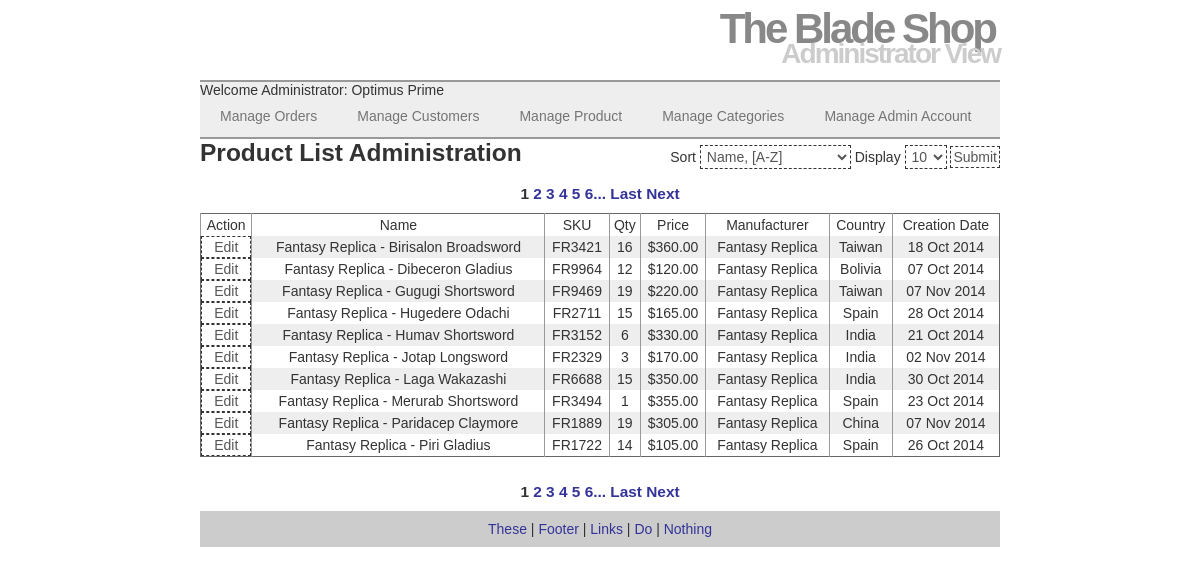
/Proj/V2/admin_view_product_list.php (signed in), run on the app's committed database.
### tables this page shows
CREATE TABLE `bw1780661_entity_products` (
  `product_id` int(10) unsigned NOT NULL AUTO_INCREMENT,
  `name` varchar(50) NOT NULL,
  `atribute_set_id` int(10) unsigned NOT NULL,
  `sku` varchar(45) NOT NULL,
  `short_description` tinytext NOT NULL,
  `long_description` text NOT NULL,
  `on_hand_qty` smallint(6) DEFAULT NULL,
  `taxable` tinyint(1) DEFAULT NULL,
  `price` decimal(10,2) DEFAULT NULL,
  `cost` decimal(10,2) DEFAULT NULL,
  `manufacturer_id` int(10) unsigned DEFAULT NULL,
  `upc` varchar(14) DEFAULT NULL,
  `shipping_weight` int(4) DEFAULT NULL,
  `country_id` int(10) unsigned DEFAULT NULL,
  `date_added` datetime DEFAULT NULL,
  `image_url` tinytext,
  `enabled` int(1) unsigned DEFAULT '1',
  PRIMARY KEY (`product_id`),
  UNIQUE KEY `product_id_UNIQUE` (`product_id`),
  KEY `fk_entity_products_enum_manufacturer1_idx` (`manufacturer_id`),
  KEY `fk_entity_products_enum_country1_idx` (`country_id`),
  KEY `fk_entity_products_entity_atribute_set1_idx` (`atribute_set_id`),
  CONSTRAINT `fk_entity_products_entity_atribute_set1` FOREIGN KEY (`atribute_set_id`) REFERENCES `bw1780661_entity_atribute_set` (`atribute_set_id`) ON DELETE NO ACTION ON UPDATE NO ACTION,
  CONSTRAINT `fk_entity_products_enum_country1` FOREIGN KEY (`country_id`) REFERENCES `bw1780661_enum_country` (`country_id`) ON DELETE NO ACTION ON UPDATE NO ACTION,
  CONSTRAINT `fk_entity_products_enum_manufacturer1` FOREIGN KEY (`manufacturer_id`) REFERENCES `bw1780661_enum_manufacturer` (`manufacturer_id`) ON DELETE NO ACTION ON UPDATE NO ACTION
);

CREATE TABLE `bw1780661_enum_manufacturer` (
  `manufacturer_id` int(10) unsigned NOT NULL AUTO_INCREMENT,
  `manufacturer_name` varchar(45) NOT NULL,
  PRIMARY KEY (`manufacturer_id`),
  UNIQUE KEY `manufacturer_id_UNIQUE` (`manufacturer_id`)
);

CREATE TABLE `bw1780661_enum_country` (
  `country_id` int(10) unsigned NOT NULL AUTO_INCREMENT,
  `country` varchar(45) NOT NULL,
  PRIMARY KEY (`country_id`),
  UNIQUE KEY `country_id_UNIQUE` (`country_id`)
);

### Proj/V2/admin_view_product_list.php (the view, shortened to what this page needs)
<?php
	if(isset($_GET['display'])&& is_numeric($_GET['display'])){
		$paginator["display"] = $display = $_GET['display'];
	}else if(!isset($paginator["display"])){
		$paginator["display"] = $display = 10;
	}
	 @require("project_DBconnect.php");
	$q = 'SELECT count(product_id) FROM bw1780661_entity_products;';
	$r = @mysqli_query ($dbc, $q);
	$row = @mysqli_fetch_array ($r, MYSQLI_NUM);
	$records = $row[0];
	if ($records > $display) {
		$pages = ceil ($records/$display);
	} else {
		$pages = 1;
	}
	$start = (isset($_GET['s']) && is_numeric($_GET['s']) && $_GET['s'] <= $records-1 && $_GET['s']>=0 ) ? $_GET['s'] : 0;
	if(isset($_GET['sort'])){
		$paginator["sort"] = $sort = $_GET['sort'];
	}else if(!isset($paginator["sort"])){
		$paginator["sort"] = $sort = 'namea';
	}
	switch ($sort) {
	case 'namea':
		$order_by = 'name ASC';
		break;
	}
	function page_selector(){
		global $pages, $sort, $display, $start;
		if ($pages > 1) {
	 	 echo '<br /><div class ="page_selector">';
			$current_page = ($start/$display) + 1;
			$top = $current_page +5;
			$bottom = $current_page -5;
			for ($i = 1; $i <= $pages; $i++) {
				if($pages<10){
					if ($i != $current_page) {
						echo '<a href="admin_view_product_list.php?s=' . (($display * ($i - 1))) .'&display='.$display.'&sort=' . $sort . '">' . $i . '</a> ';
					} else {
						echo $i . ' ';
					}
				}else{
					if ( $i != $current_page) {
						if($i > $bottom && $i < $top){
							echo '<a href="admin_view_product_list.php?s=' . (($display * ($i - 1))) .'&display='.$display.'&sort=' . $sort . '">' . $i . '</a> ';
						}elseif($i == 1 ){
							echo '<a href="admin_view_product_list.php?s=' . (($display * ($i - 1))) .'&display='.$display.'&sort=' . $sort . '">First</a> ';
						}elseif($i == $pages){
							echo '<a href="admin_view_product_list.php?s=' . (($display * ($i - 1))) . '&display='.$display.'&sort=' . $sort . '">Last</a> ';
						}elseif($i == $bottom){
							echo '<a href="admin_view_product_list.php?s=' . (($display * ($i - 1))) . '&display='.$display.'&sort=' . $sort . '">...' . $i . '</a> ';
						}elseif($i == $top){
							echo '<a href="admin_view_product_list.php?s=' . (($display * ($i - 1))) . '&display='.$display.'&sort=' . $sort . '">' . $i . '...</a> ';
						}
					} elseif ($i = $current_page) {
						echo $i . ' ';
					}
				}
			}
			if ($current_page != $pages) {
				echo '<a href="admin_view_product_list.php?s=' . ($start + $display) . '&display='.$display.'&sort=' . $sort . '">Next</a>';
			}
			echo '</div>';
		}
	}
	 echo '<form class="paginator" action="admin_view_product_list.php" method="get">
	 			<label>Sort</label>
	 			<select name="sort">
	 				<option value="namea" '.(($sort=="namea")?'selected="selected"':'').'>Name, [A-Z]</option>
	 				<option value="named" '.(($sort=="named")?'selected="selected"':'').'>Name, [Z-A]</option>
	 				<option value="pricea" '.(($sort=="pricea")?'selected="selected"':'').'>Price, Lowest First</option>
	 				<option value="priced" '.(($sort=="priced")?'selected="selected"':'').'>Price, Highest First</option>
	 				<option value="skua" '.(($sort=="skua")?'selected="selected"':'').'>SKU [A-Z]</option>
	 				<option value="skud" '.(($sort=="skud")?'selected="selected"':'').'>SKU [Z-A]</option>
	 				<option value="qtya" '.(($sort=="qtya")?'selected="selected"':'').'>Quantity, Least First</option>
	 				<option value="qtyd" '.(($sort=="qtyd")?'selected="selected"':'').'>Quantity, Most First</option>
				</select>
				<label>Display</label>
				<select name=display>
 					<option value="5" '.(($display==5)?'selected="selected"':'').'>5</option>
					<option value="10" '.(($display==10)?'selected="selected"':'').'>10</option>
					<option value="15" '.(($display==15)?'selected="selected"':'').'>15</option>
					<option value="20" '.(($display==20)?'selected="selected"':'').'>20</option>
					<option value="25" '.(($display==25)?'selected="selected"':'').'>25</option>
					<option value="30" '.(($display==30)?'selected="selected"':'').'>30</option>
					<option value="35" '.(($display==35)?'selected="selected"':'').'>35</option>
					<option value="40" '.(($display==40)?'selected="selected"':'').'>40</option>
					<option value="45" '.(($display==45)?'selected="selected"':'').'>45</option>
					<option value="50" '.(($display==50)?'selected="selected"':'').'>50</option>
 				</select>
 				<input type="submit" value="Submit">
 				<input name="s" type="hidden" value="'.$start.'">
			</form>';
	$q = 'SELECT `bw1780661_entity_products`.`product_id`, `bw1780661_entity_products`.`name`, `bw1780661_entity_products`.`sku`, `bw1780661_entity_products`.`on_hand_qty`, `bw1780661_entity_products`.`price`, `bw1780661_enum_manufacturer`.`manufacturer_name`, `bw1780661_entity_products`.`shipping_weight`, `bw1780661_enum_country`.`country`, DATE_FORMAT( `date_added`, "%d %b %Y" ) AS `date_added` FROM { OJ  `bw1780661_entity_products` LEFT OUTER JOIN  `bw1780661_enum_country` ON `bw1780661_entity_products`.`country_id` = `bw1780661_enum_country`.`country_id` LEFT OUTER JOIN `bw1780661_enum_manufacturer` ON `bw1780661_entity_products`.`manufacturer_id` = `bw1780661_enum_manufacturer`.`manufacturer_id` }, `bw1780661_entity_atribute_set` WHERE `bw1780661_entity_products`.`atribute_set_id` = `bw1780661_entity_atribute_set`.`atribute_set_id` ORDER BY '.$order_by.' LIMIT '.$start.', '.$display.';';
	 $r = mysqli_query($dbc, $q);
echo '<table class="admin_product_list">
	<thead>
	<tr>
		<th>Action</th>
		<th>Name</th>
		<th>SKU</th>
		<th>Qty</th>
		<th>Price</th>
		<th>Manufacturer</th>
		<th>Country</th>
		<th>Creation Date</th>
	</tr>
	</thead><tbody>
	';
	 if(mysqli_num_rows($r)>0){
	 	echo '<h1 class="admin_product_list_heading">Product List Administration</h1>';
	 	page_selector();
	 	 while ($row = mysqli_fetch_array($r, MYSQLI_ASSOC)){
	 		echo '
	 		<tr>
	 			<td class="action_column"><form action="admin_edit_item.php" method="post"><input type="hidden" name="product_id" value="'.$row['product_id'].'" ><input type="submit" value="Edit"></form></td>
	 			<td>'.$row['name'].'</td>
	 			<td>'.$row['sku'].'</td>
	 			<td>'.$row['on_hand_qty'].'</td>
	 			<td>$'.$row['price'].'</td>
	 			<td>'.$row['manufacturer_name'].'</td>
	 			<td>'.$row['country'].'</td>
	 			<td>'.$row['date_added'].'</td>
	 		</tr>
				';
 	 }
 	 echo '</tbody></table>';
	 	}
?>

### Proj/V2/includes/mo_styles.css (style rules this page uses)
html, body, div, span, h1, h2, h3, h4, h5, h6, p, blockquote, pre, a, em, img, small, strike, strong, sub, sup, b, dl, dt, dd, ol, ul, li, fieldset, form, label, table, caption, tbody, tfoot, thead, tr, th, td, article, aside, canvas, details, figure, figcaption, footer, header, hgroup, menu, nav, output, section { margin: 0; padding: 0; border: 0; font: inherit; vertical-align: baseline; }
table { border-collapse: collapse; }
h1, h2, h3, strong { font-weight: bold; }
h1 { font-size: 175% }
h2 { font-size: 150% }
a { color: #339; text-decoration: none; }
header { border-bottom : 2px solid #999; height: 80px; margin: 0 auto; width: 100%; max-width: 800px; }
header h1 { color: #888; font-size: 300%; letter-spacing: -3px; text-align: right; padding: 5px; margin-bottom: -20px; }
header h2 { color: #CCC; font-size: 200%; letter-spacing: -2px; text-align: right; }
.navbar { background-color: #eee; border-bottom: 2px solid #999; }
.navbar ul { padding: 0; list-style: none; position: relative; display: inline-table; }
.navbar ul:after { content: ""; clear: both; display: block; }
.navbar ul li { float: left; }
.navbar ul li a { display: block; padding: 10px 20px; height: 100%; color: #757575; text-decoration: none; vertical-align: middle; }
.paginator { float: right; padding:6px 0; }
.cat_heading, .users_heading, .admin_product_list_heading { float:left; }
.customer_list, .admin_product_list, .administrator_list { border-collapse: collapse; width: 100%; text-align: center; border: 1px solid #666; clear:both; }
.customer_list tbody tr:nth-child(odd), .admin_product_list tbody tr:nth-child(odd), .administrator_list tbody tr:nth-child(odd) { background-color: #eee; }
.customer_list tbody td input, .admin_product_list tbody td form input, .admin_product_list tbody td form, .administrator_list tbody td form { width: 100%; height: 100%; }
.admin_product_list td:not(.action_column), .admin_product_list th { padding:3px 2px; border-left:1px solid #999; }
.page_selector { text-align: center; padding: 10px 20px; font-size: 110%; font-weight: bold; clear:both; }
input, select, .input, textarea { padding: 2px; font-size: 1em; color: #555; background: #FFFFFF; border: 1px dashed #333; }
footer { text-align: center; vertical-align: middle; bottom: 0px; padding:10px 0; width: 800px; background-color: #ccc; clear:both; }

### data on the page
bw1780661_entity_products: name "Fantasy Replica - Birisalon Broadsword", sku "FR3421", on_hand_qty "16", price "360.00", manufacturer.manufacturer_name "Fantasy Replica", country.country "Taiwan", date_added "18 Oct 2014"
bw1780661_entity_products: name "Fantasy Replica - Dibeceron Gladius", sku "FR9964", on_hand_qty "12", price "120.00", manufacturer.manufacturer_name "Fantasy Replica", country.country "Bolivia", date_added "07 Oct 2014"
bw1780661_entity_products: name "Fantasy Replica - Gugugi Shortsword", sku "FR9469", on_hand_qty "19", price "220.00", manufacturer.manufacturer_name "Fantasy Replica", country.country "Taiwan", date_added "07 Nov 2014"
bw1780661_entity_products: name "Fantasy Replica - Hugedere Odachi", sku "FR2711", on_hand_qty "15", price "165.00", manufacturer.manufacturer_name "Fantasy Replica", country.country "Spain", date_added "28 Oct 2014"
bw1780661_entity_products: name "Fantasy Replica - Humav Shortsword", sku "FR3152", on_hand_qty "6", price "330.00", manufacturer.manufacturer_name "Fantasy Replica", country.country "India", date_added "21 Oct 2014"
bw1780661_entity_products: name "Fantasy Replica - Jotap Longsword", sku "FR2329", on_hand_qty "3", price "170.00", manufacturer.manufacturer_name "Fantasy Replica", country.country "India", date_added "02 Nov 2014"
bw1780661_entity_products: name "Fantasy Replica - Laga Wakazashi", sku "FR6688", on_hand_qty "15", price "350.00", manufacturer.manufacturer_name "Fantasy Replica", country.country "India", date_added "30 Oct 2014"
bw1780661_entity_products: name "Fantasy Replica - Merurab Shortsword", sku "FR3494", on_hand_qty "1", price "355.00", manufacturer.manufacturer_name "Fantasy Replica", country.country "Spain", date_added "23 Oct 2014"
bw1780661_entity_products: name "Fantasy Replica - Paridacep Claymore", sku "FR1889", on_hand_qty "19", price "305.00", manufacturer.manufacturer_name "Fantasy Replica", country.country "China", date_added "07 Nov 2014"
bw1780661_entity_products: name "Fantasy Replica - Piri Gladius", sku "FR1722", on_hand_qty "14", price "105.00", manufacturer.manufacturer_name "Fantasy Replica", country.country "Spain", date_added "26 Oct 2014"
